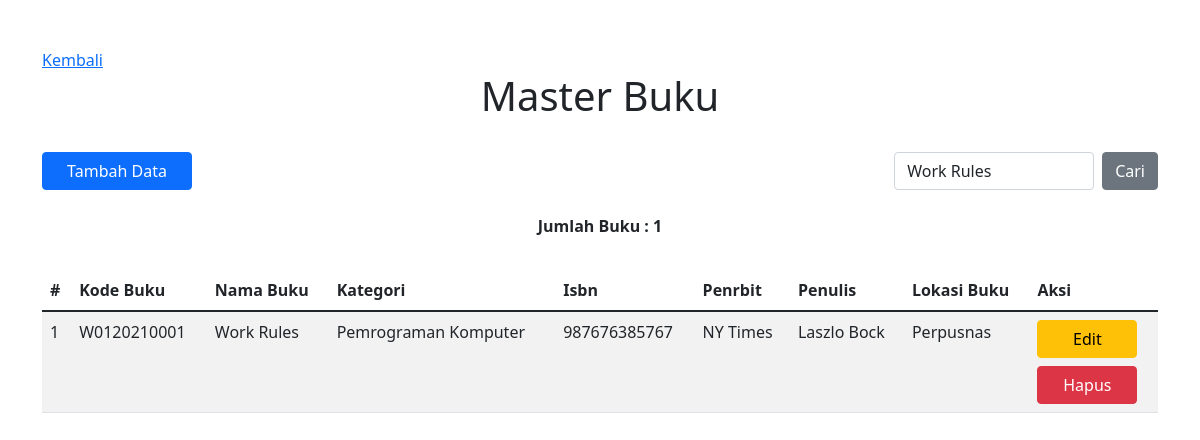
/buku/index.php?cari=Work Rules, run on the app's committed database.
### tables this page shows
CREATE TABLE `buku` (
  `id_buku` int(11) NOT NULL,
  `id_kategori` int(11) NOT NULL,
  `kode_buku` varchar(11) NOT NULL,
  `nama_buku` varchar(255) NOT NULL,
  `isbn` varchar(20) NOT NULL,
  `penerbit` varchar(100) NOT NULL,
  `penulis` varchar(100) NOT NULL,
  `lokasi_buku` varchar(100) NOT NULL
);

CREATE TABLE `kategori_buku` (
  `id_kategori` int(11) NOT NULL,
  `kode_kategori` varchar(4) NOT NULL,
  `kategori_buku` varchar(100) NOT NULL
);

### app.php (called while the page is built, shortened)
<?php
include('connection.php');
function select($sql)
{
	global $conn;
	$result = $conn->query($sql);
	return $result;
}
?>

### buku/index.php (the view, shortened to what this page needs)
<!DOCTYPE html>
<html lang="en">
<head>
	<link rel="stylesheet" href="../assets/bootstrap/css/bootstrap.min.css">
</head>
<body>
	<?php
	include('../app.php');
	include('../assets/components/modal-create-buku.php');
	if(isset($_GET["cari"]))
	{
		$cari = $_GET["cari"];
		$sql = "SELECT * FROM buku, kategori_buku where buku.id_kategori=kategori_buku.id_kategori and buku.nama_buku like '%$cari%' or buku.id_kategori=kategori_buku.id_kategori and buku.kode_buku like '%$cari%' or buku.id_kategori=kategori_buku.id_kategori and buku.isbn like '%$cari%' or buku.id_kategori=kategori_buku.id_kategori and buku.penerbit like '%$cari%' or buku.id_kategori=kategori_buku.id_kategori and buku.penulis like '%$cari%' or buku.id_kategori=kategori_buku.id_kategori and buku.lokasi_buku like '%$cari%'";
		$sql2 = "SELECT count(*) as jumlah_buku FROM buku, kategori_buku where buku.id_kategori=kategori_buku.id_kategori and buku.nama_buku like '%$cari%' or buku.id_kategori=kategori_buku.id_kategori and buku.kode_buku like '%$cari%' or buku.id_kategori=kategori_buku.id_kategori and buku.isbn like '%$cari%' or buku.id_kategori=kategori_buku.id_kategori and buku.penerbit like '%$cari%' or buku.id_kategori=kategori_buku.id_kategori and buku.penulis like '%$cari%' or buku.id_kategori=kategori_buku.id_kategori and buku.lokasi_buku like '%$cari%'";
	} else {
		$sql = "SELECT * FROM buku, kategori_buku where buku.id_kategori=kategori_buku.id_kategori order by buku.id_buku DESC";
		$sql2 = "SELECT count(*) as jumlah_buku FROM buku, kategori_buku where buku.id_kategori=kategori_buku.id_kategori";
	}
	$hasil = select($sql);
	$hasil2 = select($sql2);
	$data2 = $hasil2->fetch_assoc();
	?>
	<div class="container mt-5">
		<div class="row">
			<a href="../">Kembali</a>
		</div>
		<div class="row justify-content-center">
			<div class="col">
				<h1 class="text-center display-6">Master Buku</h1>
			</div>
		</div>
		<div class="row mt-4 mb-4">
			<div class="col">
				<button class="btn btn-primary ms-auto" data-bs-toggle="modal" data-bs-target="#modal-create-buku" id="mdl-btn">Tambah Data</button>
			</div>
			<div class="col">
				<form action="index.php" method="get">
					<div class="d-flex">
						<input type="text" class="form-control ms-auto me-2" name="cari" value="<?php if(isset($_GET["cari"])) { echo $_GET["cari"]; } ?>" style="width: 200px;">
						<button class="btn btn-secondary" type="submit">Cari</button>
					</div>
				</form>
			</div>
		</div>
		<div class="row mb-3">
			<p class="text-center" style="font-weight: bold;">Jumlah Buku : <?= $data2['jumlah_buku'] ?></p>
		</div>
		<div class="row">
			<div class="col">
				<table class="table table-striped">
					<thead>
						<tr>
							<th>#</th>
							<th>Kode Buku</th>
							<th>Nama Buku</th>
							<th>Kategori</th>
							<th>Isbn</th>
							<th>Penrbit</th>
							<th>Penulis</th>
							<th>Lokasi Buku</th>
							<th>Aksi</th>
						</tr>
					</thead>
					<tbody>
						<?php $no = 1;
						while($data = $hasil->fetch_assoc()) { ?>
							<tr>
								<td> <?= $no++ ?> </td>
								<td> <?= $data['kode_buku'] ?> </td>
								<td> <?=  $data['nama_buku'] ?> </td>
								<td> <?= $data['kategori_buku'] ?> </td>
								<td> <?=  $data['isbn'] ?> </td>
								<td> <?=  $data['penerbit'] ?> </td>
								<td> <?=  $data['penulis'] ?> </td>
								<td> <?=  $data['lokasi_buku'] ?> </td>
								<td>
									<a href="form_edit_buku.php?id_buku=<?= $data['id_buku'] ?>" class="btn btn-warning mb-2" style="width: 100px;">Edit</a>
									<form action="destroy.php" method="post">
										<button class="btn btn-danger" style="width: 100px;">Hapus</button>
									</form>
								</td>
							</tr>
						<?php } ?>
					</tbody>
				</table>
			</div>
		</div>
	</div>
</body>
</html>

### buku/index.php (style rules this page uses)
table { width: 100%; }
#mdl-btn { width: 150px; }

### data on the page
buku: kode_buku "W0120210001", nama_buku "Work Rules", id_kategori.kategori_buku "Pemrograman Komputer", isbn "987676385767", penerbit "NY Times", penulis "Laszlo Bock", lokasi_buku "Perpusnas"

### other printed values
$data2['jumlah_buku'] "1"
